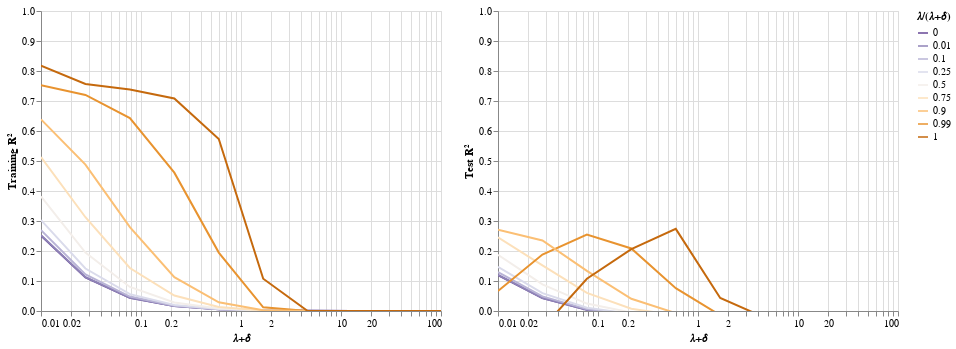

Notebook cell for this chart:
### Code cell
p_train_lambda = alt.Chart(df_net).mark_line(clip=True).encode(
    alt.X("alpha", scale=alt.Scale(type="log"), axis=alt.Axis(title=chr(0x1D706)+"+"+chr(0x1D6FF))),
    alt.Y("train", scale=alt.Scale(domain=(0,1)), axis=alt.Axis(title="Training R"+chr(0x00B2))),
    alt.Color("lambda/delta:O")
)
p_test_lambda = alt.Chart(df_net).mark_line(clip=True).encode(
    alt.X("alpha", scale=alt.Scale(type="log"), axis=alt.Axis(title=chr(0x1D706)+"+"+chr(0x1D6FF))),
    alt.Y("test", scale=alt.Scale(domain=(0,1)), axis=alt.Axis(title="Test R"+chr(0x00B2))),
    alt.Color("lambda/delta:O", scale=alt.Scale(scheme="purpleorange"), legend=alt.Legend(title=chr(0x1D706)+"/("+chr(0x1D706)+"+"+chr(0x1D6FF)+")"))
)

(p_train_lambda | p_test_lambda)

### Figure 1 — Vega-Lite specification as saved in the notebook (floating-point values rounded to 4 significant figures)
{"$schema": "https://vega.github.io/schema/vega-lite/v3.4.0.json", "config": {"mark": {"tooltip": null}, "view": {"height": 300, "width": 400}}, "data": {"name": "data-1e735d33f7897aa5b58844aca5a76957"}, "datasets": {"data-1e735d33f7897aa5b58844aca5a76957": [{"alpha": 0.01, "lambda/delta": 0, "test": 0.1198, "train": 0.2511}, {"alpha": 0.01, "lambda/delta": 0.01, "test": 0.1207, "train": 0.2528}, {"alpha": 0.01, "lambda/delta": 0.1, "test": 0.1297, "train": 0.2696}, {"alpha": 0.01, "lambda/delta": 0.25, "test": 0.1473, "train": 0.3031}, {"alpha": 0.01, "lambda/delta": 0.5, "test": 0.1873, "train": 0.382}, {"alpha": 0.01, "lambda/delta": 0.75, "test": 0.2457, "train": 0.5131}, {"alpha": 0.01, "lambda/delta": 0.99, "test": 0.06656, "train": 0.7522}, {"alpha": 0.01, "lambda/delta": 0.9, "test": 0.2708, "train": 0.6388}, {"alpha": 0.01, "lambda/delta": 1, "test": -0.3364, "train": 0.8181}, {"alpha": 0.02783, "lambda/delta": 0, "test": 0.04281, "train": 0.1117}, {"alpha": 0.02783, "lambda/delta": 0.01, "test": 0.04335, "train": 0.1126}, {"alpha": 0.02783, "lambda/delta": 0.1, "test": 0.04862, "train": 0.122}, {"alpha": 0.02783, "lambda/delta": 0.25, "test": 0.05967, "train": 0.1417}, {"alpha": 0.02783, "lambda/delta": 0.5, "test": 0.08899, "train": 0.1947}, {"alpha": 0.02783, "lambda/delta": 0.75, "test": 0.1519, "train": 0.3126}, {"alpha": 0.02783, "lambda/delta": 0.99, "test": 0.188, "train": 0.7201}, {"alpha": 0.02783, "lambda/delta": 0.9, "test": 0.2349, "train": 0.4882}, {"alpha": 0.02783, "lambda/delta": 1, "test": -0.05758, "train": 0.7568}, {"alpha": 0.07743, "lambda/delta": 0, "test": 0.003926, "train": 0.0438}, {"alpha": 0.07743, "lambda/delta": 0.01, "test": 0.004148, "train": 0.04418}, {"alpha": 0.07743, "lambda/delta": 0.1, "test": 0.00635, "train": 0.04801}, {"alpha": 0.07743, "lambda/delta": 0.25, "test": 0.01111, "train": 0.0563}, {"alpha": 0.07743, "lambda/delta": 0.5, "test": 0.02471, "train": 0.08013}, {"alpha": 0.07743, "lambda/delta": 0.75, "test": 0.06018, "train": 0.1433}, {"alpha": 0.07743, "lambda/delta": 0.99, "test": 0.2545, "train": 0.6429}, {"alpha": 0.07743, "lambda/delta": 0.9, "test": 0.1336, "train": 0.2795}, {"alpha": 0.07743, "lambda/delta": 1, "test": 0.1074, "train": 0.7383}, {"alpha": 0.2154, "lambda/delta": 0, "test": -0.0121, "train": 0.01627}, {"alpha": 0.2154, "lambda/delta": 0.01, "test": -0.01203, "train": 0.01639}, {"alpha": 0.2154, "lambda/delta": 0.1, "test": -0.01131, "train": 0.01764}, {"alpha": 0.2154, "lambda/delta": 0.25, "test": -0.009748, "train": 0.02037}, {"alpha": 0.2154, "lambda/delta": 0.5, "test": -0.005139, "train": 0.02843}, {"alpha": 0.2154, "lambda/delta": 0.75, "test": 0.007711, "train": 0.05161}, {"alpha": 0.2154, "lambda/delta": 0.99, "test": 0.2085, "train": 0.4611}, {"alpha": 0.2154, "lambda/delta": 0.9, "test": 0.04088, "train": 0.1128}, {"alpha": 0.2154, "lambda/delta": 1, "test": 0.206, "train": 0.7085}, {"alpha": 0.5995, "lambda/delta": 0, "test": -0.01816, "train": 0.005918}, {"alpha": 0.5995, "lambda/delta": 0.01, "test": -0.01815, "train": 0.00594}, {"alpha": 0.5995, "lambda/delta": 0.1, "test": -0.01803, "train": 0.006166}, {"alpha": 0.5995, "lambda/delta": 0.25, "test": -0.0178, "train": 0.006665}, {"alpha": 0.5995, "lambda/delta": 0.5, "test": -0.01716, "train": 0.008254}, {"alpha": 0.5995, "lambda/delta": 0.75, "test": -0.01462, "train": 0.01347}, {"alpha": 0.5995, "lambda/delta": 0.99, "test": 0.07598, "train": 0.1947}, {"alpha": 0.5995, "lambda/delta": 0.9, "test": -0.007225, "train": 0.02897}, {"alpha": 0.5995, "lambda/delta": 1, "test": 0.2739, "train": 0.5733}, {"alpha": 1.668, "lambda/delta": 0, "test": -0.02038, "train": 0.002136}, {"alpha": 1.668, "lambda/delta": 0.01, "test": -0.02039, "train": 0.00212}, {"alpha": 1.668, "lambda/delta": 0.1, "test": -0.02051, "train": 0.001968}, {"alpha": 1.668, "lambda/delta": 0.25, "test": -0.02074, "train": 0.001719}, {"alpha": 1.668, "lambda/delta": 0.5, "test": -0.02078, "train": 0.001508}, {"alpha": 1.668, "lambda/delta": 0.75, "test": -0.0206, "train": 0.001704}, {"alpha": 1.668, "lambda/delta": 0.99, "test": -0.0141, "train": 0.01242}, {"alpha": 1.668, "lambda/delta": 0.9, "test": -0.02016, "train": 0.002444}, {"alpha": 1.668, "lambda/delta": 1, "test": 0.04349, "train": 0.1076}, {"alpha": 4.642, "lambda/delta": 0, "test": -0.02119, "train": 0.0007688}, {"alpha": 4.642, "lambda/delta": 0.01, "test": -0.02121, "train": 0.0007395}, {"alpha": 4.642, "lambda/delta": 0.1, "test": -0.02139, "train": 0.0004835}, {"alpha": 4.642, "lambda/delta": 0.25, "test": -0.0215, "train": 0.0002365}, {"alpha": 4.642, "lambda/delta": 0.5, "test": -0.02164, "train": 0}, {"alpha": 4.642, "lambda/delta": 0.75, "test": -0.02164, "train": 0}, {"alpha": 4.642, "lambda/delta": 0.99, "test": -0.02164, "train": 0}, {"alpha": 4.642, "lambda/delta": 0.9, "test": -0.02164, "train": 0}, {"alpha": 4.642, "lambda/delta": 1, "test": -0.02164, "train": 0}, {"alpha": 12.92, "lambda/delta": 0, "test": -0.02148, "train": 0.0002765}, {"alpha": 12.92, "lambda/delta": 0.01, "test": -0.0215, "train": 0.0002421}, {"alpha": 12.92, "lambda/delta": 0.1, "test": -0.02161, "train": 5.725e-05}, {"alpha": 12.92, "lambda/delta": 0.25, "test": -0.02164, "train": 0}, {"alpha": 12.92, "lambda/delta": 0.5, "test": -0.02164, "train": 0}, {"alpha": 12.92, "lambda/delta": 0.75, "test": -0.02164, "train": 0}, {"alpha": 12.92, "lambda/delta": 0.99, "test": -0.02164, "train": 0}, {"alpha": 12.92, "lambda/delta": 0.9, "test": -0.02164, "train": 0}, {"alpha": 12.92, "lambda/delta": 1, "test": -0.02164, "train": 0}, {"alpha": 35.94, "lambda/delta": 0, "test": -0.02158, "train": 9.938e-05}, {"alpha": 35.94, "lambda/delta": 0.01, "test": -0.02161, "train": 6.527e-05}, {"alpha": 35.94, "lambda/delta": 0.1, "test": -0.02164, "train": 0}, {"alpha": 35.94, "lambda/delta": 0.25, "test": -0.02164, "train": 0}, {"alpha": 35.94, "lambda/delta": 0.5, "test": -0.02164, "train": 0}, {"alpha": 35.94, "lambda/delta": 0.75, "test": -0.02164, "train": 0}, {"alpha": 35.94, "lambda/delta": 0.99, "test": -0.02164, "train": 0}, {"alpha": 35.94, "lambda/delta": 0.9, "test": -0.02164, "train": 0}, {"alpha": 35.94, "lambda/delta": 1, "test": -0.02164, "train": 0}, {"alpha": 100, "lambda/delta": 0, "test": -0.02162, "train": 3.572e-05}, {"alpha": 100, "lambda/delta": 0.01, "test": -0.02163, "train": 1.027e-05}, {"alpha": 100, "lambda/delta": 0.1, "test": -0.02164, "train": 0}, {"alpha": 100, "lambda/delta": 0.25, "test": -0.02164, "train": 0}, {"alpha": 100, "lambda/delta": 0.5, "test": -0.02164, "train": 0}, {"alpha": 100, "lambda/delta": 0.75, "test": -0.02164, "train": 0}, {"alpha": 100, "lambda/delta": 0.99, "test": -0.02164, "train": 0}, {"alpha": 100, "lambda/delta": 0.9, "test": -0.02164, "train": 0}, {"alpha": 100, "lambda/delta": 1, "test": -0.02164, "train": 0}]}, "hconcat": [{"encoding": {"color": {"field": "lambda/delta", "type": "ordinal"}, "x": {"axis": {"title": "𝜆+𝛿"}, "field": "alpha", "scale": {"type": "log"}, "type": "quantitative"}, "y": {"axis": {"title": "Training R²"}, "field": "train", "scale": {"domain": [0, 1]}, "type": "quantitative"}}, "mark": {"clip": true, "type": "line"}}, {"encoding": {"color": {"field": "lambda/delta", "legend": {"title": "𝜆/(𝜆+𝛿)"}, "scale": {"scheme": "purpleorange"}, "type": "ordinal"}, "x": {"axis": {"title": "𝜆+𝛿"}, "field": "alpha", "scale": {"type": "log"}, "type": "quantitative"}, "y": {"axis": {"title": "Test R²"}, "field": "test", "scale": {"domain": [0, 1]}, "type": "quantitative"}}, "mark": {"clip": true, "type": "line"}}]}
